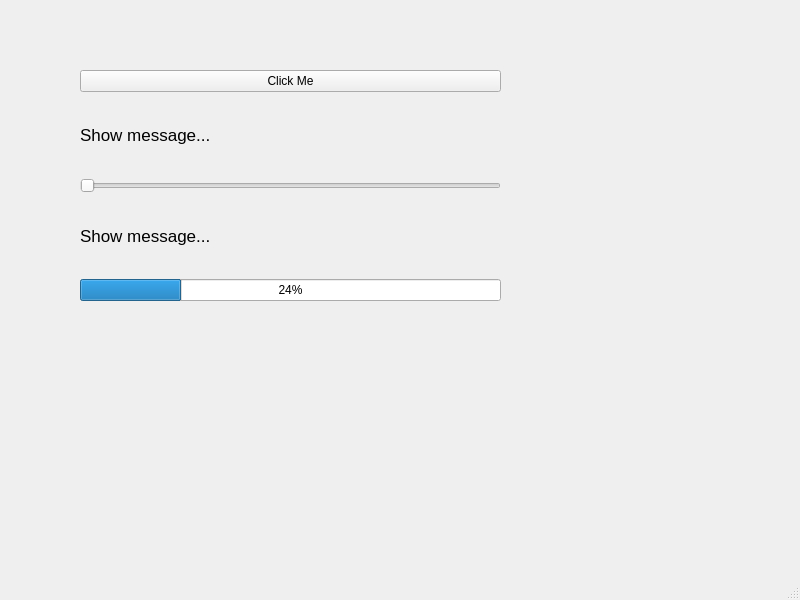
<?xml version="1.0" encoding="UTF-8"?>
<ui version="4.0">
 <class>MainWindow</class>
 <widget class="QMainWindow" name="MainWindow">
  <property name="geometry">
   <rect>
    <x>0</x>
    <y>0</y>
    <width>800</width>
    <height>600</height>
   </rect>
  </property>
  <property name="windowTitle">
   <string>MainWindow</string>
  </property>
  <widget class="QWidget" name="centralwidget">
   <widget class="QWidget" name="">
    <property name="geometry">
     <rect>
      <x>80</x>
      <y>70</y>
      <width>421</width>
      <height>231</height>
     </rect>
    </property>
    <layout class="QVBoxLayout" name="verticalLayout">
     <item>
      <widget class="QPushButton" name="pushButton">
       <property name="text">
        <string>Click Me</string>
       </property>
      </widget>
     </item>
     <item>
      <widget class="QLabel" name="label">
       <property name="font">
        <font>
         <pointsize>13</pointsize>
        </font>
       </property>
       <property name="text">
        <string>Show message...</string>
       </property>
      </widget>
     </item>
     <item>
      <widget class="QSlider" name="horizontalSlider">
       <property name="orientation">
        <enum>Qt::Horizontal</enum>
       </property>
      </widget>
     </item>
     <item>
      <widget class="QLabel" name="labelValue">
       <property name="font">
        <font>
         <pointsize>13</pointsize>
        </font>
       </property>
       <property name="text">
        <string>Show message...</string>
       </property>
      </widget>
     </item>
     <item>
      <widget class="QProgressBar" name="progressBar">
       <property name="value">
        <number>24</number>
       </property>
      </widget>
     </item>
    </layout>
   </widget>
  </widget>
  <widget class="QMenuBar" name="menubar">
   <property name="geometry">
    <rect>
     <x>0</x>
     <y>0</y>
     <width>800</width>
     <height>22</height>
    </rect>
   </property>
  </widget>
  <widget class="QStatusBar" name="statusbar"/>
 </widget>
 <resources/>
 <connections/>
</ui>
